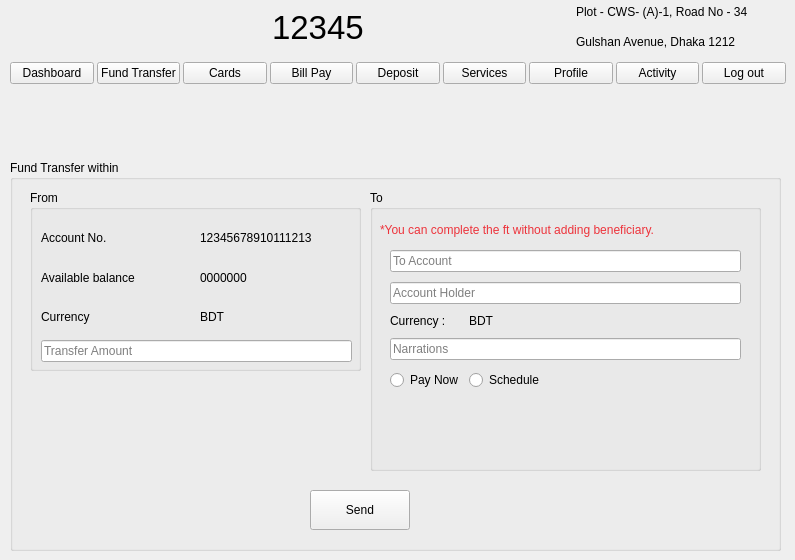
    <widget class="QWidget" name="ft_page">
     <widget class="QGroupBox" name="ft_box">
      <property name="geometry">
       <rect>
        <x>10</x>
        <y>160</y>
        <width>771</width>
        <height>391</height>
       </rect>
      </property>
      <property name="title">
       <string>Fund Transfer within</string>
      </property>
      <widget class="QGroupBox" name="ft_from_box">
       <property name="geometry">
        <rect>
         <x>20</x>
         <y>30</y>
         <width>331</width>
         <height>181</height>
        </rect>
       </property>
       <property name="title">
        <string>From</string>
       </property>
       <widget class="QWidget" name="layoutWidget">
        <property name="geometry">
         <rect>
          <x>11</x>
          <y>31</y>
          <width>311</width>
          <height>141</height>
         </rect>
        </property>
        <layout class="QGridLayout" name="gridLayout_29">
         <item row="0" column="0">
          <widget class="QLabel" name="ft_from_account_no_label">
           <property name="text">
            <string>Account No.</string>
           </property>
          </widget>
         </item>
         <item row="0" column="1">
          <widget class="QLabel" name="ft_from_account_no">
           <property name="text">
            <string>12345678910111213</string>
           </property>
          </widget>
         </item>
         <item row="1" column="0">
          <widget class="QLabel" name="ft_from_balance">
           <property name="text">
            <string>Available balance</string>
           </property>
          </widget>
         </item>
         <item row="2" column="0">
          <widget class="QLabel" name="ft_from_currency">
           <property name="text">
            <string>Currency</string>
           </property>
          </widget>
         </item>
         <item row="2" column="1">
          <widget class="QLabel" name="ft_from_currency_2">
           <property name="text">
            <string>BDT</string>
           </property>
          </widget>
         </item>
         <item row="3" column="0" colspan="2">
          <widget class="QLineEdit" name="ft_from_transfer_amount">
           <property name="placeholderText">
            <string>Transfer Amount</string>
           </property>
          </widget>
         </item>
         <item row="1" column="1">
          <widget class="QLabel" name="ft_from_available_balance">
           <property name="text">
            <string>0000000</string>
           </property>
          </widget>
         </item>
        </layout>
       </widget>
      </widget>
      <widget class="QGroupBox" name="ft_to_box">
       <property name="geometry">
        <rect>
         <x>360</x>
         <y>30</y>
         <width>391</width>
         <height>281</height>
        </rect>
       </property>
       <property name="title">
        <string>To</string>
       </property>
       <widget class="QLabel" name="ft_to_notice_label">
        <property name="geometry">
         <rect>
          <x>10</x>
          <y>30</y>
          <width>371</width>
          <height>20</height>
         </rect>
        </property>
        <property name="text">
         <string>&lt;html&gt;&lt;head/&gt;&lt;body&gt;&lt;p&gt;&lt;span style=&quot; color:#ed333b;&quot;&gt;*You can complete the ft without adding beneficiary.&lt;/span&gt;&lt;/p&gt;&lt;/body&gt;&lt;/html&gt;</string>
        </property>
       </widget>
       <widget class="QWidget" name="layoutWidget">
        <property name="geometry">
         <rect>
          <x>20</x>
          <y>60</y>
          <width>351</width>
          <height>201</height>
         </rect>
        </property>
        <layout class="QFormLayout" name="ft_to_layout">
         <property name="verticalSpacing">
          <number>10</number>
         </property>
         <item row="0" column="0" colspan="2">
          <widget class="QLineEdit" name="ft_to_account">
           <property name="placeholderText">
            <string>To Account</string>
           </property>
          </widget>
         </item>
         <item row="1" column="0" colspan="2">
          <widget class="QLineEdit" name="ft_to_ac_holder">
           <property name="placeholderText">
            <string>Account Holder</string>
           </property>
          </widget>
         </item>
         <item row="2" column="0">
          <widget class="QLabel" name="ft_to_currency_label">
           <property name="text">
            <string>Currency : </string>
           </property>
          </widget>
         </item>
         <item row="2" column="1">
          <widget class="QLabel" name="ft_to_currency">
           <property name="text">
            <string>BDT</string>
           </property>
          </widget>
         </item>
         <item row="3" column="0" colspan="2">
          <widget class="QLineEdit" name="ft_to_narration">
           <property name="placeholderText">
            <string>Narrations</string>
           </property>
          </widget>
         </item>
         <item row="4" column="0">
          <widget class="QRadioButton" name="ft_to_pay_now_button">
           <property name="text">
            <string>Pay Now</string>
           </property>
          </widget>
         </item>
         <item row="4" column="1">
          <widget class="QRadioButton" name="ft_to_schedule_button">
           <property name="text">
            <string>Schedule</string>
           </property>
          </widget>
         </item>
        </layout>
       </widget>
      </widget>
      <widget class="QPushButton" name="ft_send_button">
       <property name="geometry">
        <rect>
         <x>300</x>
         <y>330</y>
         <width>100</width>
         <height>40</height>
        </rect>
       </property>
       <property name="text">
        <string>Send</string>
       </property>
      </widget>
     </widget>
     <widget class="QWidget" name="layoutWidget_14">
      <property name="geometry">
       <rect>
        <x>40</x>
        <y>0</y>
        <width>711</width>
        <height>54</height>
       </rect>
      </property>
      <layout class="QGridLayout" name="gridLayout_24">
       <item row="1" column="0">
        <widget class="QLabel" name="login_bank_logo_5">
         <property name="text">
          <string/>
         </property>
         <property name="pixmap">
          <pixmap resource="resources.qrc">:/image/images/logo.jpeg</pixmap>
         </property>
        </widget>
       </item>
       <item row="1" column="4">
        <layout class="QVBoxLayout" name="verticalLayout_9">
         <item>
          <widget class="QLabel" name="login_address_label1_5">
           <property name="text">
            <string>Plot - CWS- (A)-1, Road No - 34 </string>
           </property>
          </widget>
         </item>
         <item>
          <widget class="QLabel" name="login_address_label2_5">
           <property name="text">
            <string>Gulshan Avenue, Dhaka 1212</string>
           </property>
          </widget>
         </item>
        </layout>
       </item>
       <item row="1" column="2">
        <layout class="QHBoxLayout" name="horizontalLayout_24">
         <item>
          <widget class="QLabel" name="login_support_logo_5">
           <property name="text">
            <string/>
           </property>
           <property name="pixmap">
            <pixmap resource="resources.qrc">:/image/images/support_icon.jpeg</pixmap>
           </property>
           <property name="scaledContents">
            <bool>true</bool>
           </property>
          </widget>
         </item>
         <item>
          <widget class="QLabel" name="label_35">
           <property name="font">
            <font>
             <pointsize>25</pointsize>
            </font>
           </property>
           <property name="text">
            <string>12345</string>
           </property>
          </widget>
         </item>
        </layout>
       </item>
       <item row="1" column="1">
        <spacer name="horizontalSpacer_20">
         <property name="orientation">
          <enum>Qt::Horizontal</enum>
         </property>
         <property name="sizeHint" stdset="0">
          <size>
           <width>40</width>
           <height>20</height>
          </size>
         </property>
        </spacer>
       </item>
       <item row="1" column="3">
        <spacer name="horizontalSpacer_21">
         <property name="orientation">
          <enum>Qt::Horizontal</enum>
         </property>
         <property name="sizeHint" stdset="0">
          <size>
           <width>40</width>
           <height>20</height>
          </size>
         </property>
        </spacer>
       </item>
      </layout>
     </widget>
     <widget class="QWidget" name="layoutWidget_21">
      <property name="geometry">
       <rect>
        <x>10</x>
        <y>60</y>
        <width>776</width>
        <height>27</height>
       </rect>
      </property>
      <layout class="QHBoxLayout" name="horizontalLayout_33">
       <property name="spacing">
        <number>3</number>
       </property>
       <property name="sizeConstraint">
        <enum>QLayout::SetMinimumSize</enum>
       </property>
       <item>
        <widget class="QPushButton" name="dashboard_button_9">
         <property name="sizePolicy">
          <sizepolicy hsizetype="Minimum" vsizetype="Fixed">
           <horstretch>0</horstretch>
           <verstretch>0</verstretch>
          </sizepolicy>
         </property>
         <property name="text">
          <string>Dashboard</string>
         </property>
        </widget>
       </item>
       <item>
        <widget class="QPushButton" name="fund_tranfer_button_9">
         <property name="sizePolicy">
          <sizepolicy hsizetype="Minimum" vsizetype="Fixed">
           <horstretch>0</horstretch>
           <verstretch>0</verstretch>
          </sizepolicy>
         </property>
         <property name="text">
          <string>Fund Transfer</string>
         </property>
        </widget>
       </item>
       <item>
        <widget class="QPushButton" name="cards_button_9">
         <property name="sizePolicy">
          <sizepolicy hsizetype="Minimum" vsizetype="Fixed">
           <horstretch>0</horstretch>
           <verstretch>0</verstretch>
          </sizepolicy>
         </property>
         <property name="text">
          <string>Cards</string>
         </property>
        </widget>
       </item>
       <item>
        <widget class="QPushButton" name="bill_pay_button_9">
         <property name="sizePolicy">
          <sizepolicy hsizetype="Minimum" vsizetype="Fixed">
           <horstretch>0</horstretch>
           <verstretch>0</verstretch>
          </sizepolicy>
         </property>
         <property name="text">
          <string>Bill Pay</string>
         </property>
        </widget>
       </item>
       <item>
        <widget class="QPushButton" name="beneficiary_button_9">
         <property name="sizePolicy">
          <sizepolicy hsizetype="Minimum" vsizetype="Fixed">
           <horstretch>0</horstretch>
           <verstretch>0</verstretch>
          </sizepolicy>
         </property>
         <property name="text">
          <string>Deposit</string>
         </property>
        </widget>
       </item>
       <item>
        <widget class="QPushButton" name="services_button_9">
         <property name="sizePolicy">
          <sizepolicy hsizetype="Minimum" vsizetype="Fixed">
           <horstretch>0</horstretch>
           <verstretch>0</verstretch>
          </sizepolicy>
         </property>
         <property name="text">
          <string>Services</string>
         </property>
        </widget>
       </item>
       <item>
        <widget class="QPushButton" name="profile_button_9">
         <property name="sizePolicy">
          <sizepolicy hsizetype="Minimum" vsizetype="Fixed">
           <horstretch>0</horstretch>
           <verstretch>0</verstretch>
          </sizepolicy>
         </property>
         <property name="text">
          <string>Profile</string>
         </property>
        </widget>
       </item>
       <item>
        <widget class="QPushButton" name="activity_button_9">
         <property name="sizePolicy">
          <sizepolicy hsizetype="Minimum" vsizetype="Fixed">
           <horstretch>0</horstretch>
           <verstretch>0</verstretch>
          </sizepolicy>
         </property>
         <property name="text">
          <string>Activity</string>
         </property>
        </widget>
       </item>
       <item>
        <widget class="QPushButton" name="home_schedular_button_9">
         <property name="sizePolicy">
          <sizepolicy hsizetype="Minimum" vsizetype="Fixed">
           <horstretch>0</horstretch>
           <verstretch>0</verstretch>
          </sizepolicy>
         </property>
         <property name="text">
          <string>Log out</string>
         </property>
        </widget>
       </item>
      </layout>
     </widget>
    </widget>
